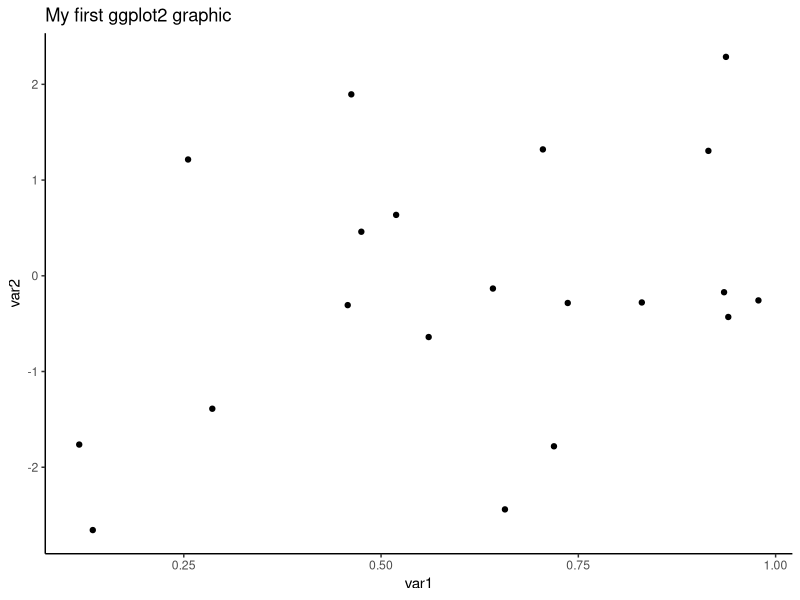
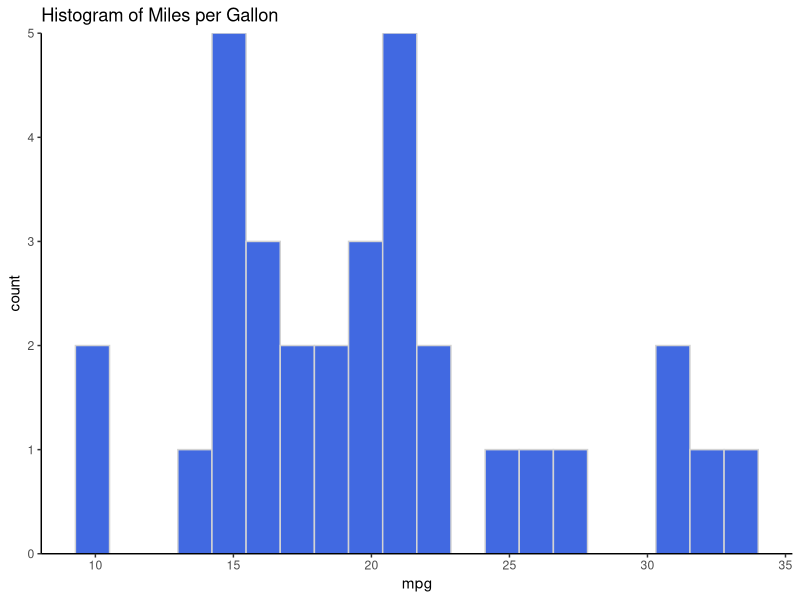
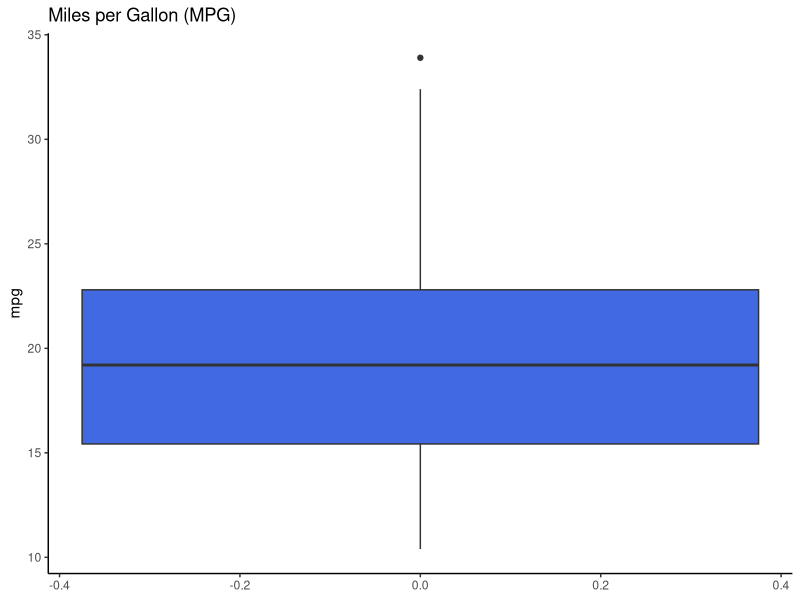
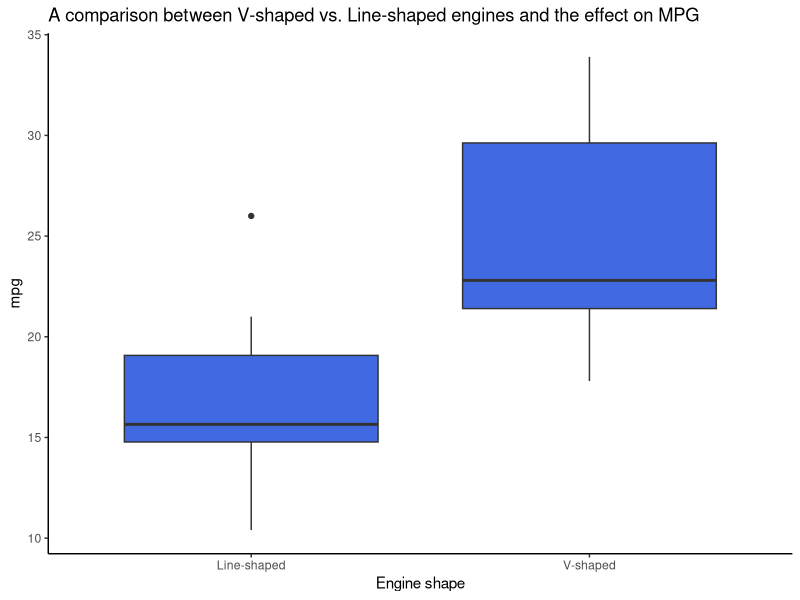
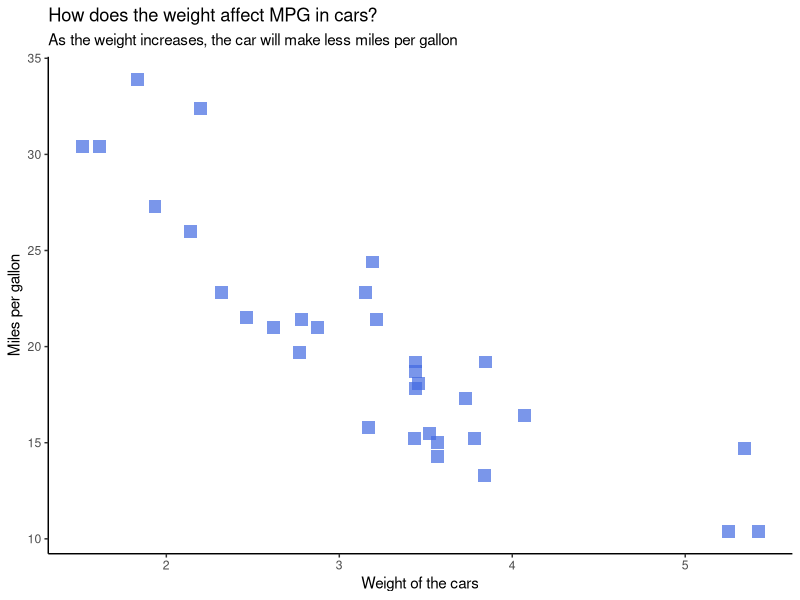
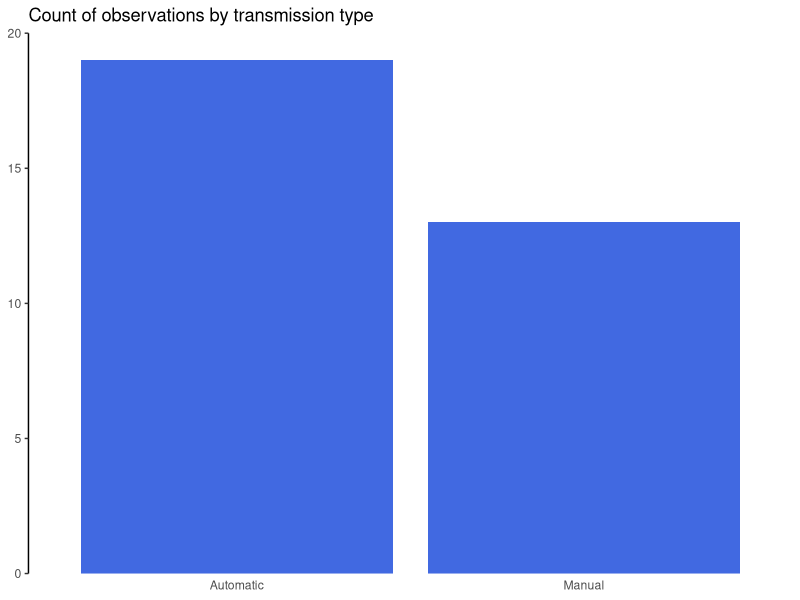
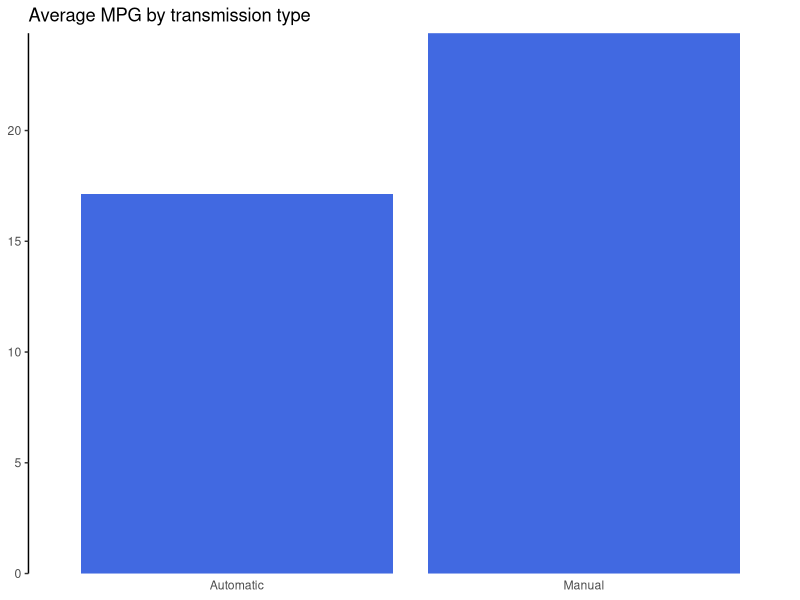
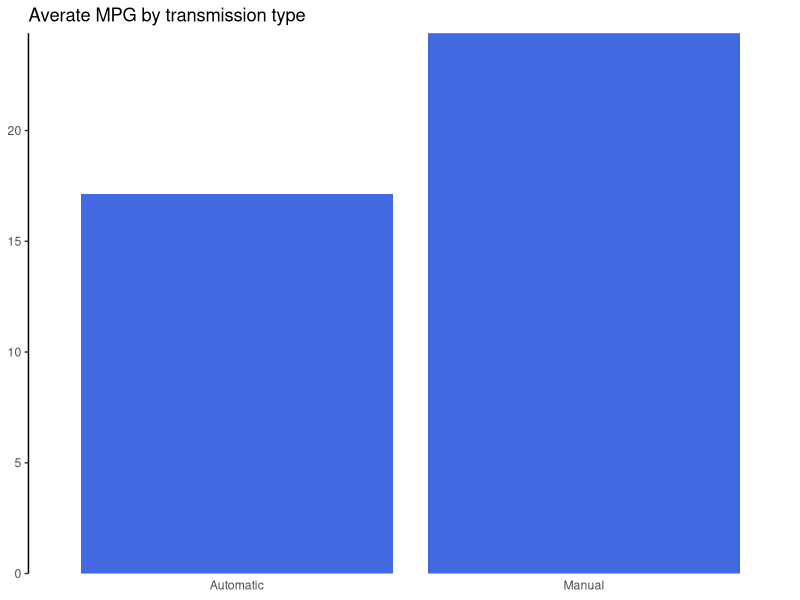

Reproduce these figures in R, in order.
## ---- chunk 1
library(conflicted) # An Alternative Conflict Resolution Strategy
library(patchwork)  # The Composer of Plots
library(tidyverse)  # Easily Install and Load the 'Tidyverse'
## ---- chunk 2
# Set a seed for reproduce the same results
set.seed(42)

# Create a sample dataset
tbl <- tibble(
  var1 = runif(20),
  var2 = rnorm(20)
)

tbl %>%
  ggplot(aes(var1, var2)) +
  geom_point() +
  labs(title = "My first ggplot2 graphic") +
  theme_classic()
## ---- chunk 3
data("mtcars")

cars_tbl <- mtcars %>% 
  as_tibble(rownames = "names")

cars_tbl
## ---- chunk 4
cars_tbl %>% 
  ggplot(aes(mpg)) +
  geom_histogram( 
    bins  = 20,
    color = "lightgray",
    fill  = "royalblue"
  ) +
  scale_y_continuous(expand = c(0, 0)) +
  labs(title = "Histogram of Miles per Gallon") +
  theme_classic()
## ---- chunk 5
# Boxplot of MPG
cars_tbl %>%
  ggplot(aes(y = mpg)) + 
  geom_boxplot(fill = "royalblue") + 
  labs(title = "Miles per Gallon (MPG)") +
  theme_classic()
## ---- chunk 6
# Boxplot of MPG by engine type
cars_tbl %>% 
  ggplot(aes(factor(vs), mpg)) + 
  geom_boxplot(fill = "royalblue") +
  scale_x_discrete(labels = c("1" = "V-shaped", "0" = "Line-shaped")) +
  labs(
    x     = "Engine shape",
    title = "A comparison between V-shaped vs. Line-shaped engines and the effect on MPG"
  ) +
  theme_classic()
## ---- chunk 7
# Scatterplot weight versus mpg
cars_tbl %>% 
  ggplot(aes(wt, mpg)) +
  geom_point(
    color = "royalblue",
    size  = 4,
    shape = 15,
    alpha = 0.7
  ) +
  labs(
    x        = "Weight of the cars",
    y        = "Miles per gallon",
    title    = "How does the weight affect MPG in cars?",
    subtitle = "As the weight increases, the car will make less miles per gallon"
  ) +
  theme_classic()
## ---- chunk 8
cars_tbl %>%
  ggplot(aes(factor(am))) + 
  geom_bar(fill = "royalblue") +
  scale_x_discrete(labels = c("1" = "Manual", "0" = "Automatic")) +
  scale_y_continuous(
    expand = c(0, 0),
    breaks = seq(0, 20, by = 5),
    limits = c(0, 20)
  ) +
  labs(
    x     = NULL,
    y     = NULL,
    title = "Count of observations by transmission type"
  ) +
  theme_classic() +
  theme(
    axis.line.x  = element_blank(),
    axis.ticks.x = element_blank()
  )
## ---- chunk 9
# Bar plot with two variables
cars_tbl %>% 
  ggplot(aes(factor(am), mpg)) + 
  # statistic calculation - mean value
  geom_bar(
    stat = "summary",
    fun  = "mean",
    fill = "royalblue"
  ) +
  scale_x_discrete(labels = c("1" = "Manual", "0" = "Automatic")) +
  scale_y_continuous(
    expand = c(0, 0),
    breaks = seq(0, 25, by = 5)
  ) +
  labs(
    x     = NULL,
    y     = NULL,
    title = "Average MPG by transmission type"
  ) +
  theme_classic() +
  theme(
    axis.line.x  = element_blank(),
    axis.ticks.x = element_blank()
  )
## ---- chunk 10
# Another syntax
cars_tbl %>% 
  ggplot(aes(factor(am), mpg)) + 
  # statistic calculation - mean value
  stat_summary(
    fun  = "mean",
    geom = "bar",
    fill = "royalblue"
  ) +
  scale_x_discrete(labels = c("1" = "Manual", "0" = "Automatic")) +
  scale_y_continuous(
    expand = c(0, 0),
    breaks = seq(0, 25, by = 5)
  ) +
  labs(
    x     = NULL,
    y     = NULL,
    title = "Averate MPG by transmission type"
  ) +
  theme_classic() +
  theme(
    axis.line.x  = element_blank(),
    axis.ticks.x = element_blank()
  )
## ---- chunk 11
# Column plot for MPG by transmission type
cars_tbl %>% 
  ggplot(aes(factor(am), mpg)) +
  geom_col(fill = "royalblue") +
  scale_x_discrete(labels = c("1" = "Manual", "0" = "Automatic")) +
  scale_y_continuous(
    expand = c(0, 0),
    breaks = seq(0, 350, by = 50),
    limits = c(0, 350)
  ) +
  labs(
    x     = NULL,
    y     = NULL,
    title = "MPG by transmission type"
  ) +
  theme_classic() +
  theme(
    axis.line.x  = element_blank(),
    axis.ticks.x = element_blank()
  )
## ---- chunk 12
# Base plot
p <- cars_tbl %>% 
  ggplot(aes(factor(cyl), fill = factor(vs))) +
  scale_fill_discrete(labels = c("0" = "Line-shaped", "1" = "V-shaped")) +
  scale_y_continuous(expand = c(0, 0)) +
  labs(x = "Cylinders")

# Bar plot stacked
g1 <- p +
  geom_bar(position = "stack")

# Bar plot side
g2 <- p +
  geom_bar(position = "dodge")

# Bar plot fill
g3 <- p +
  geom_bar(position = "fill")

# Patchwork to put three plots on the same line
((g1| g2| g3) +
  plot_layout(guides = "collect") & theme(legend.position  = "bottom")) *
  labs(
    y = NULL
  ) *
  theme_classic() *
  theme(
    legend.direction = "horizontal",
    legend.title     = element_blank(),
    axis.line.x      = element_blank(),
    axis.ticks.x     = element_blank()
  )
## ---- chunk 13
# Seed for reproduction
set.seed(42)

# Car sales
sales <- tibble(
  month  = factor(1:12),
  sales  = as.integer(abs(rnorm(12) * 10000)),
  sales2 = as.integer(abs(rnorm(12) * 11000))
)

sales
## ---- chunk 14
# Simple Line plot
sales %>%
  ggplot(aes(month, sales, group = 1)) +
  geom_line(linewidth = 1, color = "darkgreen") +
  labs("Car sales throughout the months") +
  theme_classic()
## ---- chunk 15
# Line plot with two variables
sales %>% 
  ggplot() +
  geom_line(aes(month, sales, group = 1, color = "sales year 1"), linewidth = 1, linetype = 2) +
  geom_line(aes(month, sales2, group = 1, color = "sales year 2"), linewidth = 1, linetype = 1) +
  labs(title = "Car sales throughout the months - Two year comparison") +
  theme_classic() +
  theme(
    legend.title = element_blank()
  )
## ---- chunk 16
# Alternatively using pivot_longer first
sales %>%
  pivot_longer(cols = sales:sales2, names_to = "group", values_to = "values") %>%
  ggplot(aes(month, values, group = group, color = group)) +
  geom_line(linewidth = 1) +
  scale_color_discrete(labels = c("sales" = "1", "sales2" = "2")) +
  labs(
    title  = "Car sales throughout the months - Two year comparison",
    color  = "Sales year") +
  theme_classic()
## ---- chunk 17
# Smooth line
cars_tbl %>%
  ggplot(aes(hp, mpg)) +
  geom_point(aes(color= factor(vs))) +
  geom_smooth(method = "loess") +
  scale_color_discrete(labels = c("0" = "Line-shaped", "1" = "V-shaped")) +
  labs(
    color = "Engine Shape",
    x     = "HP",
    y     = "MPG"
    ) +
  theme_classic()
## ---- chunk 18
# Base Plot
p <- cars_tbl %>% 
  ggplot(aes(factor(am))) +
  geom_bar(fill= "royalblue") +
  labs(x = "am")

# Theme BW
g1 <- p +
  labs(title = "BW") +
  theme_bw()

# Theme Classic
g2 <- p +
  labs(title = "Classic") +
  theme_classic()

# Theme Light
g3 <- p +
  labs(title = "Light") +
  theme_light()

# Theme Dark
g4 <- p +
  labs(title = "Dark") +
  theme_dark()

# Theme Gray
g5 <- p +
  labs(title = "Gray") +
  theme_gray()

# Theme Linedraw
g6 <- p +
  labs(title = "Linedraw") +
  theme_linedraw()

# Theme Minimal
g7 <- p +
  labs(title = "Minimal")+
  theme_minimal()

# Theme void
g8 <- p +
  labs(title = "Void")+
  theme_void()

(g1 | g2 | g3 | g4) / (g5 | g6 | g7 | g8)
